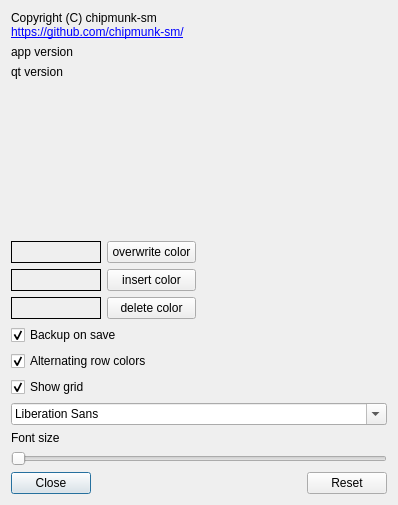
<?xml version="1.0" encoding="UTF-8"?>
<ui version="4.0">
 <class>CConfigDialog</class>
 <widget class="QDialog" name="CConfigDialog">
  <property name="geometry">
   <rect>
    <x>0</x>
    <y>0</y>
    <width>398</width>
    <height>505</height>
   </rect>
  </property>
  <property name="windowTitle">
   <string>Dialog</string>
  </property>
  <layout class="QGridLayout" name="gridLayout">
   <item row="7" column="0" colspan="2">
    <widget class="QCheckBox" name="checkBox_alternatingRowColors">
     <property name="text">
      <string>Alternating row colors</string>
     </property>
     <property name="checked">
      <bool>true</bool>
     </property>
    </widget>
   </item>
   <item row="11" column="0" colspan="2">
    <widget class="QLabel" name="label_2">
     <property name="text">
      <string>Font size</string>
     </property>
    </widget>
   </item>
   <item row="3" column="0">
    <spacer name="verticalSpacer">
     <property name="orientation">
      <enum>Qt::Vertical</enum>
     </property>
     <property name="sizeHint" stdset="0">
      <size>
       <width>20</width>
       <height>40</height>
      </size>
     </property>
    </spacer>
   </item>
   <item row="12" column="0" colspan="2">
    <widget class="QSlider" name="horizontalSlider_Zoom">
     <property name="orientation">
      <enum>Qt::Horizontal</enum>
     </property>
    </widget>
   </item>
   <item row="0" column="0" colspan="2">
    <widget class="QLabel" name="label">
     <property name="text">
      <string>&lt;html&gt;
&lt;head/&gt;
&lt;body&gt;
Copyright (C) chipmunk-sm&lt;br&gt;
&lt;a href=&quot;https://github.com/chipmunk-sm/&quot;&gt;https://github.com/chipmunk-sm/&lt;/a&gt;
&lt;/body&gt;
&lt;/html&gt;</string>
     </property>
     <property name="openExternalLinks">
      <bool>true</bool>
     </property>
    </widget>
   </item>
   <item row="8" column="0" colspan="2">
    <widget class="QCheckBox" name="checkBox_showGrid">
     <property name="text">
      <string>Show grid</string>
     </property>
     <property name="checked">
      <bool>true</bool>
     </property>
    </widget>
   </item>
   <item row="2" column="0" colspan="2">
    <widget class="QLabel" name="label_qt_version">
     <property name="text">
      <string>qt version</string>
     </property>
    </widget>
   </item>
   <item row="1" column="0" colspan="2">
    <widget class="QLabel" name="label_app_version">
     <property name="text">
      <string>app version</string>
     </property>
    </widget>
   </item>
   <item row="13" column="0" colspan="2">
    <layout class="QHBoxLayout" name="horizontalLayout">
     <item>
      <widget class="QPushButton" name="pushButton_close">
       <property name="text">
        <string>Close</string>
       </property>
      </widget>
     </item>
     <item>
      <spacer name="horizontalSpacer">
       <property name="orientation">
        <enum>Qt::Horizontal</enum>
       </property>
       <property name="sizeHint" stdset="0">
        <size>
         <width>40</width>
         <height>20</height>
        </size>
       </property>
      </spacer>
     </item>
     <item>
      <widget class="QPushButton" name="pushButton_restore_default">
       <property name="text">
        <string>Reset</string>
       </property>
      </widget>
     </item>
    </layout>
   </item>
   <item row="10" column="0" colspan="2">
    <widget class="QFontComboBox" name="fontComboBox"/>
   </item>
   <item row="4" column="0">
    <layout class="QGridLayout" name="gridLayout_4">
     <item row="1" column="2">
      <widget class="QPushButton" name="pushButton_color_insert">
       <property name="text">
        <string>insert color</string>
       </property>
      </widget>
     </item>
     <item row="2" column="2">
      <widget class="QPushButton" name="pushButton_color_delete">
       <property name="text">
        <string>delete color</string>
       </property>
      </widget>
     </item>
     <item row="0" column="0">
      <widget class="QLabel" name="label_color_overwrite">
       <property name="frameShape">
        <enum>QFrame::Box</enum>
       </property>
       <property name="text">
        <string/>
       </property>
      </widget>
     </item>
     <item row="0" column="2">
      <widget class="QPushButton" name="pushButton_color_overwrite">
       <property name="text">
        <string>overwrite color</string>
       </property>
      </widget>
     </item>
     <item row="2" column="0">
      <widget class="QLabel" name="label_color_delete">
       <property name="frameShape">
        <enum>QFrame::Box</enum>
       </property>
       <property name="text">
        <string/>
       </property>
      </widget>
     </item>
     <item row="1" column="0">
      <widget class="QLabel" name="label_color_insert">
       <property name="frameShape">
        <enum>QFrame::Box</enum>
       </property>
       <property name="text">
        <string/>
       </property>
      </widget>
     </item>
    </layout>
   </item>
   <item row="6" column="0">
    <widget class="QCheckBox" name="checkBox_BackupOnSave">
     <property name="text">
      <string>Backup on save</string>
     </property>
     <property name="checked">
      <bool>true</bool>
     </property>
    </widget>
   </item>
  </layout>
 </widget>
 <resources/>
 <connections/>
</ui>
